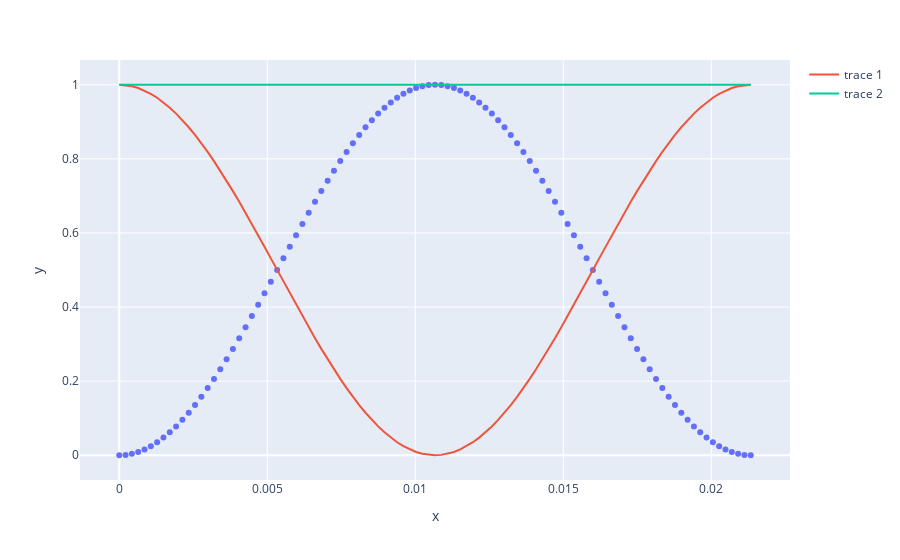

The notebook cell this image was saved under:
### Code cell
window_size=1024
sample_rate=48000
T=window_size/sample_rate
t=np.arange(0,T+T/100,T/100)

def w(t):
    return .5*(1-np.cos(2*np.pi*t/T))
    

fig=px.scatter(x=t,y=np.vectorize(w)(t))
fig.add_scatter(x=t,y=np.vectorize(w)(t+T/2))
fig.add_scatter(x=t,y=np.vectorize(w)(t)+np.vectorize(w)(t+T/2))
fig.show()
